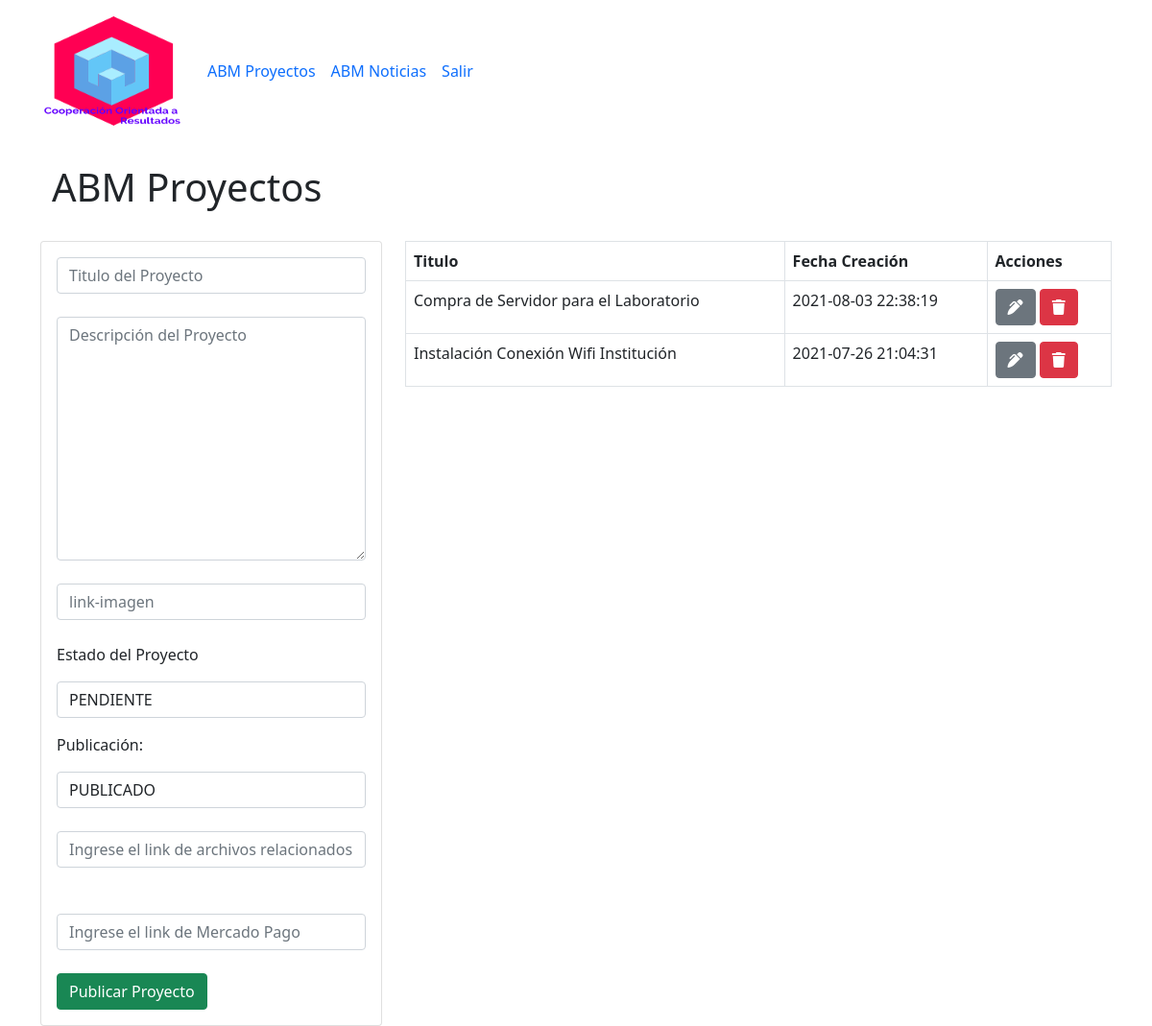
Page /crud_proyectos.php on the committed database.
### tables this page shows
CREATE TABLE `proyectos` (
  `ID` int(11) NOT NULL,
  `TITULO` varchar(100) NOT NULL,
  `FECHA` timestamp NOT NULL DEFAULT current_timestamp() ON UPDATE current_timestamp(),
  `TEXTO` text NOT NULL,
  `IMAGEN` varchar(250) NOT NULL,
  `ESTADO` varchar(15) NOT NULL,
  `PUBLICADO` varchar(100) NOT NULL,
  `ARCHIVOS` varchar(250) NOT NULL,
  `LINKAPORTE` varchar(250) NOT NULL
);

### crud_proyectos.php (the view, shortened to what this page needs)
<?php include ("db.php")?>
<?php include ("includes/headerproyectos.php")?>
<div class="container p-4">
    <h1>ABM Proyectos</h1>
</div>
<div class="container p-6">
    <div class="row">
        <div class="col-md-4">
            <div class="card card-body">
                <form action="guardar_proyectos.php" method="POST">
                    <div class="form-group">
                        <input type="text" name="titulo" class="form-control"
                        placeholder="Titulo del Proyecto" autofocus>
                    </div>
                    <br>
                    <div class="form-group">
                        <textarea name="texto" placeholder="Descripción del Proyecto" class="form-control"rows="10"></textarea>
                    </div>
                    <br>
                    <div class="form-group">
                        <input type="text" name="imagen" class="form-control"
                        placeholder="link-imagen">
                    </div>
                    <br>
                    <div class="form-group">
                    <p>Estado del Proyecto<p>
                    <select class="form-control" name="estado">
                        <option value="Pendiente">PENDIENTE</option>
                    </select>
                    </div>
                    <div class="form-group">
                    <p>Publicación: </p>
                    <select class="form-control" name="publicacion">
                        <option value="Publicado">PUBLICADO</option>
                    </select>
                    </div>
                    <br>
                    <div class="form-group">
                        <input type="text" name="drive" class="form-control"
                        placeholder="Ingrese el link de archivos relacionados en la nube">
                    </div>
                    <br>
                    <br>
                    <div class="form-group">
                        <input type="text" name="Aportar" class="form-control"
                        placeholder="Ingrese el link de Mercado Pago">
                    </div>
                    <br>
                    <input type="submit" class="btn btn-success btn-block" name="guardar_proyecto"
                    value="Publicar Proyecto">
                </form>
            </div>
        </div>
        <div class="col-md-8">
            <table class="table table-bordered">
                <thead>
                    <tr>
                        <th>Titulo</th>
                        <th>Fecha Creación</th>
                        <th>Acciones</th>
                    </tr>
                </thead>
                <tbody>
            <?php
            $query= "SELECT * FROM proyectos";
            $resultado_proyectos = mysqli_query($conexion, $query);
            while($fila=mysqli_fetch_array($resultado_proyectos)){?>
                <tr>
                <td><?php echo $fila['TITULO'];?></td>
                <td><?php echo $fila['FECHA'];?></td>
                <td>
                <a class="btn btn-secondary" href="editar_proyectos.php?id=<?php echo $fila['ID']?>">
                <i class="fas fa-pen-alt"></i>
                </a>
                <a class="btn btn-danger" href="eliminar_proyectos.php?id=<?php echo $fila['ID']?>">
                <i class="fas fa-trash"></i>
                </a>
                </td>
                </tr>
            <?php }?>
            </tbody>
        </table>
    </div>
    </div>
</div>
<?php include ("includes/footer.php") ?>

### rows in the picture
proyectos: TITULO "Compra de Servidor para el Laboratorio", FECHA "2021-08-03 22:38:19"
proyectos: TITULO "Instalación Conexión Wifi Institución", FECHA "2021-07-26 21:04:31"
